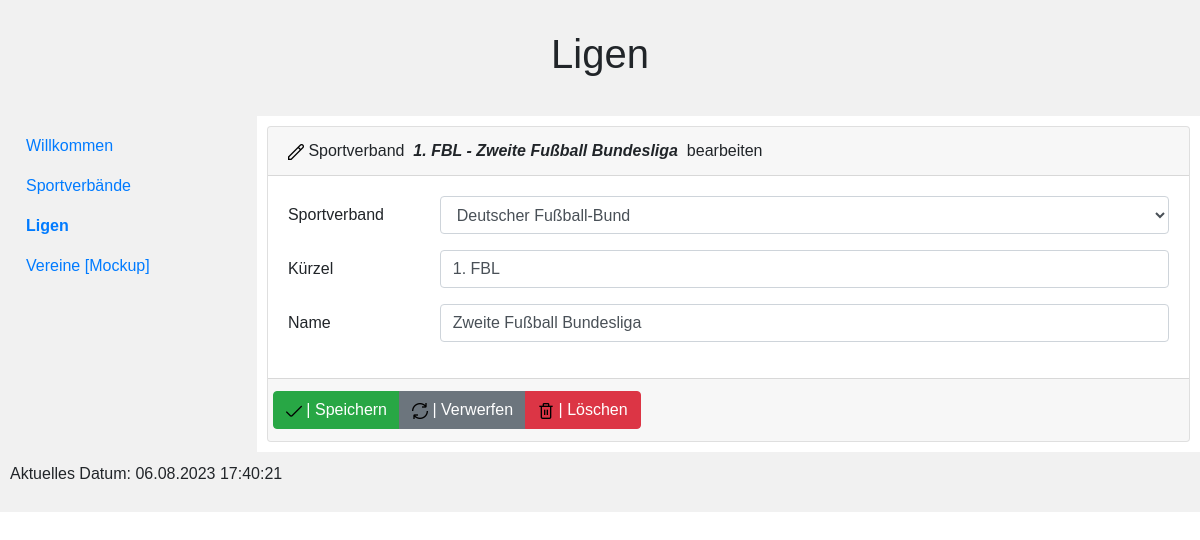
The page /ligen_controller.php?ID=2 on the database its author committed.
### tables this page shows
CREATE TABLE		IF NOT EXISTS
					Ligen (
                    	ID					INT					NOT NULL	AUTO_INCREMENT
						, SportverbandID	INT
                        , ShortCut			VARCHAR (50)		NOT NULL
                        , Name				VARCHAR (255)		NOT NULL
                		, PRIMARY KEY		(ID)
						, FOREIGN KEY		(SportverbandID)	REFERENCES	Sportverbaende (ID)
                    );

CREATE TABLE		IF NOT EXISTS
					Sportverbaende (
                    	ID					INT					NOT NULL	AUTO_INCREMENT
                        , ShortCut			VARCHAR (50)		NOT NULL
                        , Name				VARCHAR (255)		NOT NULL
                        , NumberOfMembers	INT					NULL
                    	, PRIMARY KEY		(ID)
                    );

### include/dropdown.inc.php (the view)
<?php
    function dropdownContent (
        $tableName
        , $columnName
        , $preselectedValue
        , $valueColumn
        , $textColumn
        , $orderByClause
    ) {
        $dbContext          =       new PDO('mysql:host=localhost;dbname=sportverbaende', 'root');
        $sqlCommand         =       "SELECT ".$valueColumn." AS ValueColumn, ".$textColumn." AS TextColumn FROM ".$tableName." ORDER BY ".$orderByClause;
        $dropdownContent    =       "<select name=\"".$columnName."\" class=\"form-control\">";
        foreach ($dbContext->query($sqlCommand) as $row) {
            $newOption      =       "";
            if (isset ($preselectedValue) AND $preselectedValue == $row['ValueColumn']) {
                $newOption  .=      "<option value=\"".$row['ValueColumn']."\" selected=\"selected\">".$row['TextColumn']."</option>";
            } else {
                $newOption  .=      "<option value=\"".$row['ValueColumn']."\">".$row['TextColumn']."</option>";
            };
            $dropdownContent
                            .=      $newOption;
        }
        $dropdownContent    .=      "</select>";
        return                      $dropdownContent;
    }
?>

### ligen_edit.php (shortened to what this page needs)
<!DOCTYPE html>
<html lang="de">
	<head>
		<link rel="stylesheet" href="https://stackpath.bootstrapcdn.com/bootstrap/4.4.1/css/bootstrap.min.css">
		<link rel="stylesheet" href="./css/layout.css">
	</head>
    <body>
    <div class="grid-container">
  			<div class="header">
    			<h1>Ligen</h1>
  			</div>
  			<div class="navigation">
			  <?php include('./include/navigation.inc.php');?>
			</div>
			<div class="content">
                <form action="" method="post">
                    <div class="card">
                        <div class="card-header">
                            <img class="listIcon" src="./icon/Edit.png" title="Bearbeiten">
                            Sportverband&nbsp;<span class="objectName"> <?php echo $shortCut." - ".$name;?> </span>&nbsp;bearbeiten
                        </div>
                        <div class="card-body">
                            <div class="form-group row">
                                <label class="col-sm-2 col-form-label">Sportverband</label>
                                <div class="col-sm-10">
                                    <?php
                                        include('./include/dropdown.inc.php');
                                        echo dropdownContent (
                                            "Sportverbaende"
                                            , "SportverbandID"
                                            , $sportverbandID
                                            , "ID"
                                            , "Name"
                                            , "Name"
                                        );
                                    ?>
                                </div>
                            </div>
                            <div class="form-group row">
                                <label class="col-sm-2 col-form-label">Kürzel</label>
                                <div class="col-sm-10">
                                    <input type="text" name="ShortCut" class="form-control" value="<?php echo $shortCut; ?>"/>
                                </div>
                            </div>
                            <div class="form-group row">
                                <label class="col-sm-2 col-form-label">Name</label>
                                <div class="col-sm-10">
                                    <input type="text" name="Name" class="form-control" value="<?php echo $name; ?>"/>
                                </div>
                            </div>
                        </div>
                        <div class="card-footer">
                            <div class="row">
                                <div class="btn-group" ID="actionButtons">
                                <button type="submit" name="command" value="save" class="btn btn-success">
                                        <img class="listIcon" src="./icon/Save.png" title="Speichern">&nbsp;|&nbsp;Speichern
                                    </button>
                                    <button type="submit" name="command" value="discardEdit" class="btn btn-secondary">
                                        <img class="listIcon" src="./icon/Refresh.png" title="Verwerfen">&nbsp;|&nbsp;Verwerfen
                                    </button>
                                    <button type="button" ID="btnDelete" onClick="activateDeleteConfirmation ()" class="btn btn-danger visible">
                                        <img class="listIcon" src="./icon/Delete.png" title="Löschen">&nbsp;|&nbsp;Löschen
                                    </button>
                                </div>
                            </div>
                        </div>
                    </div>
                </form>
            </div>
	  		<div class="footer">
				<p>Aktuelles Datum: <?php echo date("d.m.Y H:i:s");?></p>
		  	</div>
		</div>
	</body>
</html>

### css/layout.css (style rules this page uses)
* { box-sizing: border-box; }
.visible { display: block; }
body { font-family: Arial, Helvetica, sans-serif; }
.header { grid-area: header; background-color: #f1f1f1; padding: 30px; text-align: center; font-size: 35px; }
.grid-container { display: grid; grid-template-areas: 'header header header header header header' 'navigation content content content content content' 'footer footer footer footer footer footer'; }
.navigation, .content { padding: 10px; }
.navigation { grid-area: navigation; background-color: #f1f1f1; }
.content { grid-area: content; }
.footer { grid-area: footer; background-color: #f1f1f1; padding: 10px; text-align: left; }
.listIcon { width:1em; height:1em; }
.objectName { font-weight: bold; font-style: italic; }

### rows shown on the page
ligen: ShortCut "1. FBL", Name "Zweite Fußball Bundesliga", SportverbandID "Deutscher Fußball-Bund"
